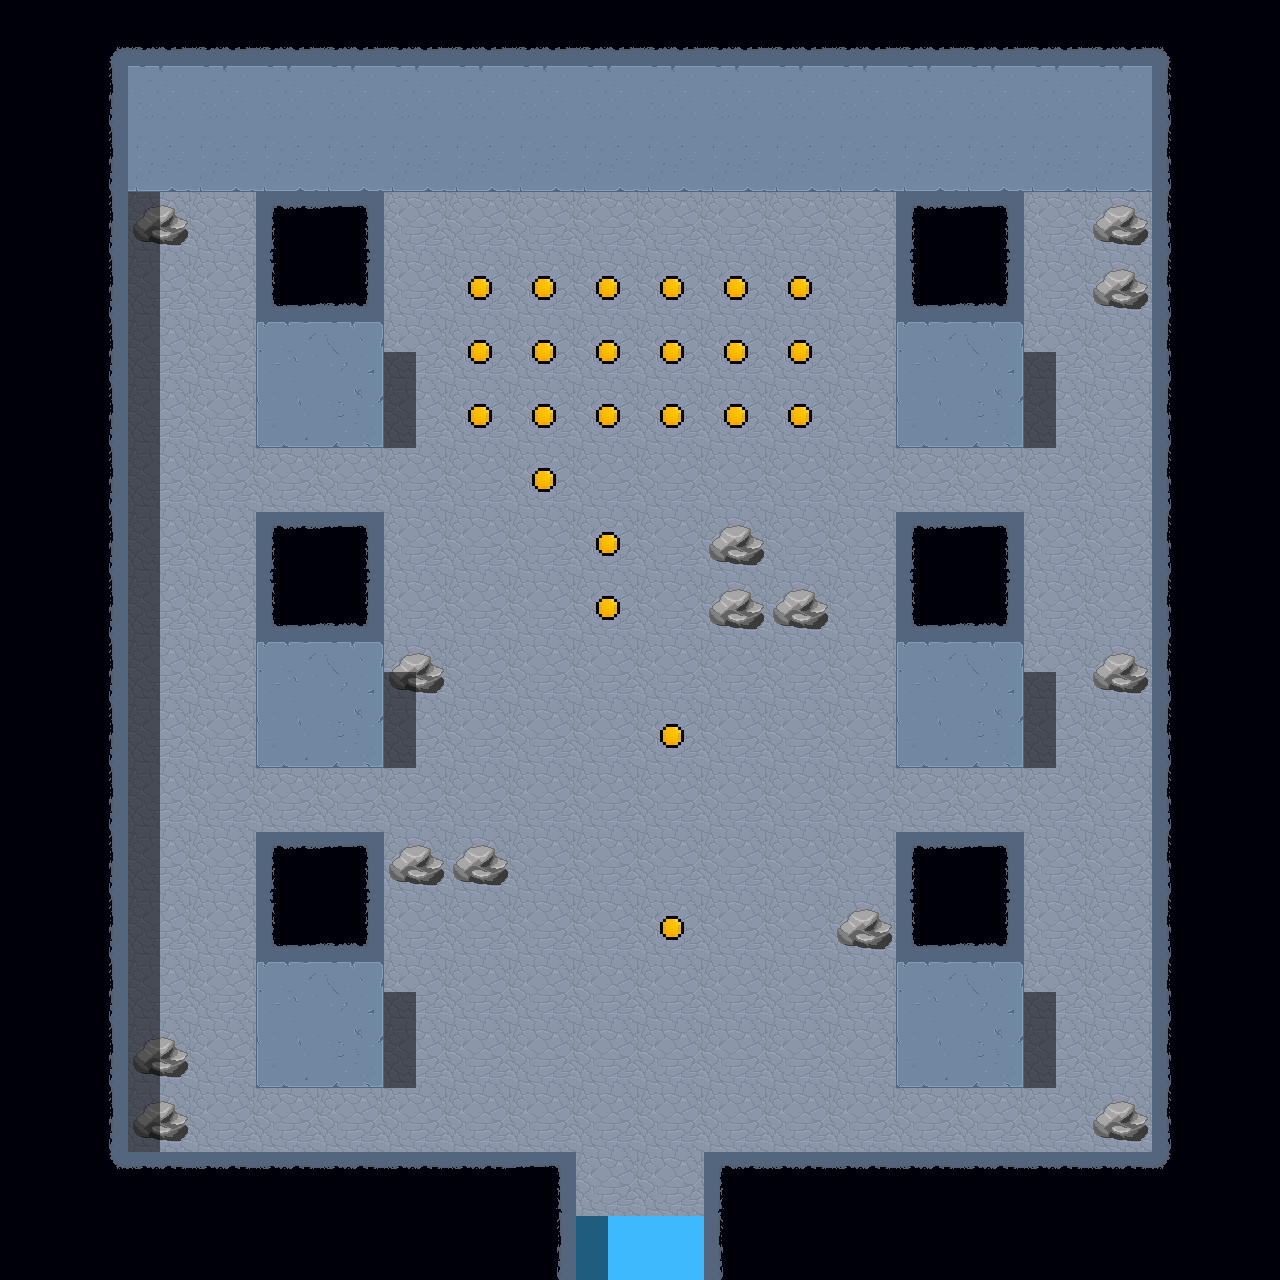

This is a level from a 2D game, rendered from its Tiled map with the project's own tilesets. A one-line summary and the complete map file follow:
An orthogonal 20x20 tile map with 64x64 px tiles, 6 tile layers (background, walls, clutter, collectibles, ...), 5 tilesets.

<map version="1.8" tiledversion="1.8.2" orientation="orthogonal" renderorder="right-down" width="20" height="20" tilewidth="64" tileheight="64" infinite="0" nextlayerid="7" nextobjectid="1">
 <editorsettings>
  <export target="../../map/level_2.csv" format="csv" />
 </editorsettings>
 <tileset firstgid="1" name="background" tilewidth="64" tileheight="64" tilecount="144" columns="12">
  <image source="../../graphics/tilemap/background.png" width="768" height="768" />
 </tileset>
 <tileset firstgid="145" source="objects.tsx" />
 <tileset firstgid="187" name="collectibles" tilewidth="64" tileheight="64" tilecount="1" columns="0">
  <grid orientation="orthogonal" width="1" height="1" />
  <tile id="0">
   <image width="64" height="64" source="../../graphics/collectibles/1.png" />
  </tile>
 </tileset>
 <tileset firstgid="188" source="special_tiles.tsx" />
 <tileset firstgid="189" source="shadow.tsx" />
 <layer id="1" name="background" width="20" height="20">
  <data encoding="csv">
73,73,73,73,73,73,73,73,73,73,73,73,73,73,73,73,73,73,73,73,
73,73,73,73,73,73,73,73,73,73,73,73,73,73,73,73,73,73,73,73,
73,73,73,73,73,73,73,73,73,73,73,73,73,73,73,73,73,73,73,73,
73,73,73,73,73,73,73,73,73,73,73,73,73,73,73,73,73,73,73,73,
73,73,73,73,73,73,73,73,73,73,73,73,73,73,73,73,73,73,73,73,
73,73,73,73,73,73,73,73,73,73,73,73,73,73,73,73,73,73,73,73,
73,73,73,73,73,73,73,73,73,73,73,73,73,73,73,73,73,73,73,73,
73,73,73,73,73,73,73,73,73,73,73,73,73,73,73,73,73,73,73,73,
73,73,73,73,73,73,73,73,73,73,73,73,73,73,73,73,73,73,73,73,
73,73,73,73,73,73,73,73,73,73,73,73,73,73,73,73,73,73,73,73,
73,73,73,73,73,73,73,73,73,73,73,73,73,73,73,73,73,73,73,73,
73,73,73,73,73,73,73,73,73,73,73,73,73,73,73,73,73,73,73,73,
73,73,73,73,73,73,73,73,73,73,73,73,73,73,73,73,73,73,73,73,
73,73,73,73,73,73,73,73,73,73,73,73,73,73,73,73,73,73,73,73,
73,73,73,73,73,73,73,73,73,73,73,73,73,73,73,73,73,73,73,73,
73,73,73,73,73,73,73,73,73,73,73,73,73,73,73,73,73,73,73,73,
73,73,73,73,73,73,73,73,73,73,73,73,73,73,73,73,73,73,73,73,
73,73,73,73,73,73,73,73,73,73,73,73,73,73,73,73,73,73,73,73,
73,73,73,73,73,73,73,73,73,73,73,73,73,73,73,73,73,73,73,73,
73,73,73,73,73,73,73,73,73,73,73,73,73,73,73,73,73,73,73,73
</data>
 </layer>
 <layer id="2" name="walls" width="20" height="20">
  <data encoding="csv">
155,158,164,164,164,164,164,164,164,164,164,164,164,164,164,164,164,164,159,155,
155,156,172,172,172,172,172,172,172,172,172,172,172,172,172,172,172,172,154,155,
155,156,180,180,180,180,180,180,180,180,180,180,180,180,180,180,180,180,154,155,
155,156,0,0,145,147,0,0,0,0,0,0,0,0,145,147,0,0,154,155,
155,156,0,0,163,165,0,0,0,0,0,0,0,0,163,165,0,0,154,155,
155,156,0,0,171,173,0,0,0,0,0,0,0,0,171,173,0,0,154,155,
155,156,0,0,179,181,0,0,0,0,0,0,0,0,179,181,0,0,154,155,
155,156,0,0,0,0,0,0,0,0,0,0,0,0,0,0,0,0,154,155,
155,156,0,0,145,147,0,0,0,0,0,0,0,0,145,147,0,0,154,155,
155,156,0,0,163,165,0,0,0,0,0,0,0,0,163,165,0,0,154,155,
155,156,0,0,171,173,0,0,0,0,0,0,0,0,171,173,0,0,154,155,
155,156,0,0,179,181,0,0,0,0,0,0,0,0,179,181,0,0,154,155,
155,156,0,0,0,0,0,0,0,0,0,0,0,0,0,0,0,0,154,155,
155,156,0,0,145,147,0,0,0,0,0,0,0,0,145,147,0,0,154,155,
155,156,0,0,163,165,0,0,0,0,0,0,0,0,163,165,0,0,154,155,
155,156,0,0,171,173,0,0,0,0,0,0,0,0,171,173,0,0,154,155,
155,156,0,0,179,181,0,0,0,0,0,0,0,0,179,181,0,0,154,155,
155,156,0,0,0,0,0,0,0,0,0,0,0,0,0,0,0,0,154,155,
155,167,146,146,146,146,146,146,147,0,0,145,146,146,146,146,146,146,168,155,
155,155,155,155,155,155,155,155,156,0,0,154,155,155,155,155,155,155,155,155
</data>
 </layer>
 <layer id="3" name="clutter" width="20" height="20">
  <data encoding="csv">
0,0,0,0,0,0,0,0,0,0,0,0,0,0,0,0,0,0,0,0,
0,0,0,0,0,0,0,0,0,0,0,0,0,0,0,0,0,0,0,0,
0,0,0,0,0,0,0,0,0,0,0,0,0,0,0,0,0,0,0,0,
0,0,85,0,0,0,0,0,0,0,0,0,0,0,0,0,0,85,0,0,
0,0,0,0,0,0,0,0,0,0,0,0,0,0,0,0,0,85,0,0,
0,0,0,0,0,0,0,0,0,0,0,0,0,0,0,0,0,0,0,0,
0,0,0,0,0,0,0,0,0,0,0,0,0,0,0,0,0,0,0,0,
0,0,0,0,0,0,0,0,0,0,0,0,0,0,0,0,0,0,0,0,
0,0,0,0,0,0,0,0,0,0,0,85,0,0,0,0,0,0,0,0,
0,0,0,0,0,0,0,0,0,0,0,85,85,0,0,0,0,0,0,0,
0,0,0,0,0,0,85,0,0,0,0,0,0,0,0,0,0,85,0,0,
0,0,0,0,0,0,0,0,0,0,0,0,0,0,0,0,0,0,0,0,
0,0,0,0,0,0,0,0,0,0,0,0,0,0,0,0,0,0,0,0,
0,0,0,0,0,0,85,85,0,0,0,0,0,0,0,0,0,0,0,0,
0,0,0,0,0,0,0,0,0,0,0,0,0,85,0,0,0,0,0,0,
0,0,0,0,0,0,0,0,0,0,0,0,0,0,0,0,0,0,0,0,
0,0,85,0,0,0,0,0,0,0,0,0,0,0,0,0,0,0,0,0,
0,0,85,0,0,0,0,0,0,0,0,0,0,0,0,0,0,85,0,0,
0,0,0,0,0,0,0,0,0,0,0,0,0,0,0,0,0,0,0,0,
0,0,0,0,0,0,0,0,0,0,0,0,0,0,0,0,0,0,0,0
</data>
 </layer>
 <layer id="4" name="collectibles" width="20" height="20">
  <data encoding="csv">
0,0,0,0,0,0,0,0,0,0,0,0,0,0,0,0,0,0,0,0,
0,0,0,0,0,0,0,0,0,0,0,0,0,0,0,0,0,0,0,0,
0,0,0,0,0,0,0,0,0,0,0,0,0,0,0,0,0,0,0,0,
0,0,0,0,0,0,0,0,0,0,0,0,0,0,0,0,0,0,0,0,
0,0,0,0,0,0,0,187,187,187,187,187,187,0,0,0,0,0,0,0,
0,0,0,0,0,0,0,187,187,187,187,187,187,0,0,0,0,0,0,0,
0,0,0,0,0,0,0,187,187,187,187,187,187,0,0,0,0,0,0,0,
0,0,0,0,0,0,0,0,187,0,0,0,0,0,0,0,0,0,0,0,
0,0,0,0,0,0,0,0,0,187,0,0,0,0,0,0,0,0,0,0,
0,0,0,0,0,0,0,0,0,187,0,0,0,0,0,0,0,0,0,0,
0,0,0,0,0,0,0,0,0,0,0,0,0,0,0,0,0,0,0,0,
0,0,0,0,0,0,0,0,0,0,187,0,0,0,0,0,0,0,0,0,
0,0,0,0,0,0,0,0,0,0,0,0,0,0,0,0,0,0,0,0,
0,0,0,0,0,0,0,0,0,0,0,0,0,0,0,0,0,0,0,0,
0,0,0,0,0,0,0,0,0,0,187,0,0,0,0,0,0,0,0,0,
0,0,0,0,0,0,0,0,0,0,0,0,0,0,0,0,0,0,0,0,
0,0,0,0,0,0,0,0,0,0,0,0,0,0,0,0,0,0,0,0,
0,0,0,0,0,0,0,0,0,0,0,0,0,0,0,0,0,0,0,0,
0,0,0,0,0,0,0,0,0,0,0,0,0,0,0,0,0,0,0,0,
0,0,0,0,0,0,0,0,0,0,0,0,0,0,0,0,0,0,0,0
</data>
 </layer>
 <layer id="5" name="special_tiles" width="20" height="20">
  <data encoding="csv">
0,0,0,0,0,0,0,0,0,0,0,0,0,0,0,0,0,0,0,0,
0,0,0,0,0,0,0,0,0,0,0,0,0,0,0,0,0,0,0,0,
0,0,0,0,0,0,0,0,0,0,0,0,0,0,0,0,0,0,0,0,
0,0,0,0,0,0,0,0,0,0,0,0,0,0,0,0,0,0,0,0,
0,0,0,0,0,0,0,0,0,0,0,0,0,0,0,0,0,0,0,0,
0,0,0,0,0,0,0,0,0,0,0,0,0,0,0,0,0,0,0,0,
0,0,0,0,0,0,0,0,0,0,0,0,0,0,0,0,0,0,0,0,
0,0,0,0,0,0,0,0,0,0,0,0,0,0,0,0,0,0,0,0,
0,0,0,0,0,0,0,0,0,0,0,0,0,0,0,0,0,0,0,0,
0,0,0,0,0,0,0,0,0,0,0,0,0,0,0,0,0,0,0,0,
0,0,0,0,0,0,0,0,0,0,0,0,0,0,0,0,0,0,0,0,
0,0,0,0,0,0,0,0,0,0,0,0,0,0,0,0,0,0,0,0,
0,0,0,0,0,0,0,0,0,0,0,0,0,0,0,0,0,0,0,0,
0,0,0,0,0,0,0,0,0,0,0,0,0,0,0,0,0,0,0,0,
0,0,0,0,0,0,0,0,0,0,0,0,0,0,0,0,0,0,0,0,
0,0,0,0,0,0,0,0,0,0,0,0,0,0,0,0,0,0,0,0,
0,0,0,0,0,0,0,0,0,0,0,0,0,0,0,0,0,0,0,0,
0,0,0,0,0,0,0,0,0,0,0,0,0,0,0,0,0,0,0,0,
0,0,0,0,0,0,0,0,0,0,0,0,0,0,0,0,0,0,0,0,
0,0,0,0,0,0,0,0,0,188,188,0,0,0,0,0,0,0,0,0
</data>
 </layer>
 <layer id="6" name="shadows" width="20" height="20">
  <data encoding="csv">
0,0,0,0,0,0,0,0,0,0,0,0,0,0,0,0,0,0,0,0,
0,0,0,0,0,0,0,0,0,0,0,0,0,0,0,0,0,0,0,0,
0,0,0,0,0,0,0,0,0,0,0,0,0,0,0,0,0,0,0,0,
0,0,191,0,0,0,0,0,0,0,0,0,0,0,0,0,0,0,0,0,
0,0,191,0,0,0,0,0,0,0,0,0,0,0,0,0,0,0,0,0,
0,0,191,0,0,0,192,0,0,0,0,0,0,0,0,0,192,0,0,0,
0,0,191,0,0,0,191,0,0,0,0,0,0,0,0,0,191,0,0,0,
0,0,191,0,0,0,0,0,0,0,0,0,0,0,0,0,0,0,0,0,
0,0,191,0,0,0,0,0,0,0,0,0,0,0,0,0,0,0,0,0,
0,0,191,0,0,0,0,0,0,0,0,0,0,0,0,0,0,0,0,0,
0,0,191,0,0,0,192,0,0,0,0,0,0,0,0,0,192,0,0,0,
0,0,191,0,0,0,191,0,0,0,0,0,0,0,0,0,191,0,0,0,
0,0,191,0,0,0,0,0,0,0,0,0,0,0,0,0,0,0,0,0,
0,0,191,0,0,0,0,0,0,0,0,0,0,0,0,0,0,0,0,0,
0,0,191,0,0,0,0,0,0,0,0,0,0,0,0,0,0,0,0,0,
0,0,191,0,0,0,192,0,0,0,0,0,0,0,0,0,192,0,0,0,
0,0,191,0,0,0,191,0,0,0,0,0,0,0,0,0,191,0,0,0,
0,0,191,0,0,0,0,0,0,0,0,0,0,0,0,0,0,0,0,0,
0,0,0,0,0,0,0,0,0,0,0,0,0,0,0,0,0,0,0,0,
0,0,0,0,0,0,0,0,0,191,0,0,0,0,0,0,0,0,0,0
</data>
 </layer>
</map>
